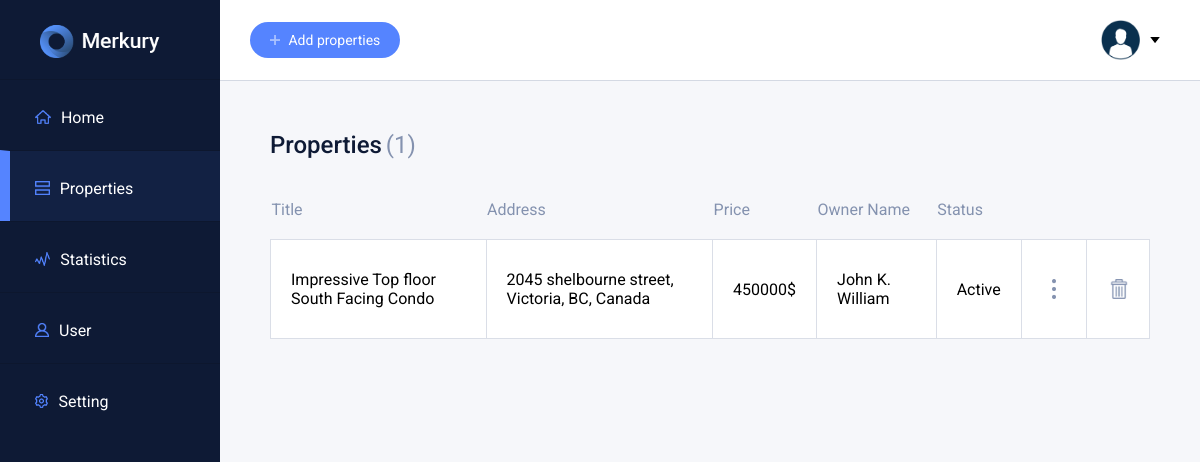
Page /dashboard/list/ on the earlier database version.
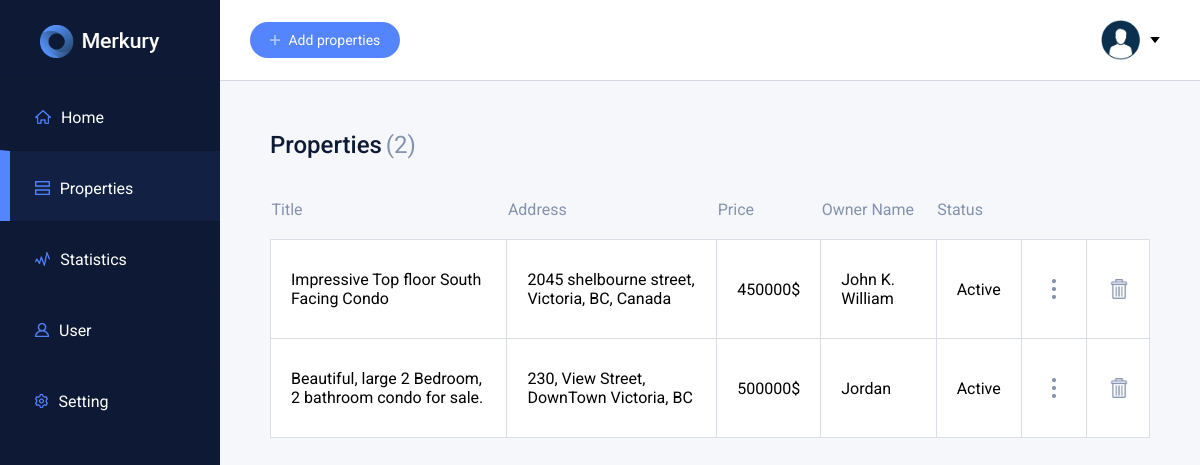
Same page on the later database version.
### main/models.py (models this page shows, shortened)
class property (models.Model):
    property_title = models.CharField( max_length = 200 )
    property_description = models.TextField( max_length = 1000 )
    property_address = models.CharField( max_length = 300 )
    property_price = models.IntegerField ()
    property_owner_name = models.CharField( max_length = 200 )
    property_owner_phone = models.CharField( max_length = 30 )
    property_owner_comments = models.CharField( max_length = 200 )
    date_updated = models.DateTimeField( auto_now = True, auto_now_add=False)
    date_created = models.DateTimeField(auto_now = False, auto_now_add=True)

### main/views.py (the view)
def list(request):
    queryset = property.objects.all()
    context = {
        "properties" : queryset
    }
    return render (request, "list.html", context)

### templates/list.html (shortened to what this page needs)
{% load staticfiles %}
<html>
	<head>
	    <link rel="stylesheet" href= '{% static "/static/css/main.css" %} '>
	</head>
<body>
	<div class= main>
	<nav class= "side_menu">
	<img class="main_logo" src="/static/icons/logo.png" >
	<ul>
		<li>
			<a href="#" class= "menu_item">
				<img class = "menu_icon" src="/static/icons/home.png" >
				<h3 class = "menu_text"> Home </h3>
			</a>
	    </li>
	    	<li>
			<a href="https://realestate-estateship.c9users.io/dashboard/list/" class= "menu_item active_menu_item">
				<img class = "menu_icon" src="/static/icons/listing.png" >
				<h3 class = "menu_text"> Properties </h3>
			</a>
	    </li>
	    	<li>
			<a href="#" class= "menu_item">
				<img class = "menu_icon" src="/static/icons/statistics.png" >
				<h3 class = "menu_text"> Statistics </h3>
			</a>
	    </li>
	    <li>
			<a href="#" class= "menu_item">
				<img class = "menu_icon" src="/static/icons/user.png" >
				<h3 class = "menu_text"> User </h3>
			</a>
	    </li>
	    <li>
			<a href="#" class= "menu_item">
				<img class = "menu_icon" src="/static/icons/setting.png" >
				<h3 class = "menu_text"> Setting </h3>
			</a>
	    </li>
    </ul>
	</nav>
	<div class= "upper_menu" >
			<a href="https://realestate-estateship.c9users.io/dashboard/create/" class= "add_properties_button" >
				<img class="add_icon" src="/static/icons/add_icon.png">
				Add properties
			</a>
			<img class= "upper_menu_item profile_icon" src="/static/icons/classprofile.png">
			<img class= "upper_menu_item profile_icon_arrow" src="/static/icons/arrow.png">
	</div>
	<div class= "main_section">
		<h1 class="header">Properties</h1>
		<p class="properties_number"> ({{ properties|length }})</p>
		<table class= "whole_table">
			<tr class = "tabletitle">
				<td class="single_title"> Title  </td>
				<td class="single_title"> Address  </td>
				<td class="single_title"> Price </td>
				<td class="single_title"> Owner Name </td>
				<td class="single_title"> Status </td>
				<td class="single_title">  </td>
			</tr>
			{%  for property in properties  %}
			<tr class="actual_data">
				<td class= "singlecol" >  {{ property.property_title }}  </td>
				<td class= "singlecol">   {{ property.property_address }}  </td>
				<td class= "singlecol">   {{ property.property_price }}$ </td>
				<td class= "singlecol">   {{ property.property_owner_name  }} </td>
				<td class= "singlecol"> Active </td>
				<td class= "singlecol">  <img class=" details"src="/static/icons/options.png"> </td>
				<td class= "singlecol delete_icon">
					<a href="https://realestate-estateship.c9users.io/dashboard/delete/{{ property.id}}">
						<img class="details_delete" src="/static/icons/delete.png">
					</a>
				</td>
			</tr>
			{% endfor %}
		</table>
	</div>
	</div>
</body>
</html>

Differences in the rows shown:
added property: property_title "Beautiful, large 2 Bedroom, 2 bathroom condo for sale.", property_address "230, View Street, DownTown Victoria, BC", property_price "500000", property_owner_name "Jordan"
Other differences:
{{ properties|length }}: "1" → "2"
